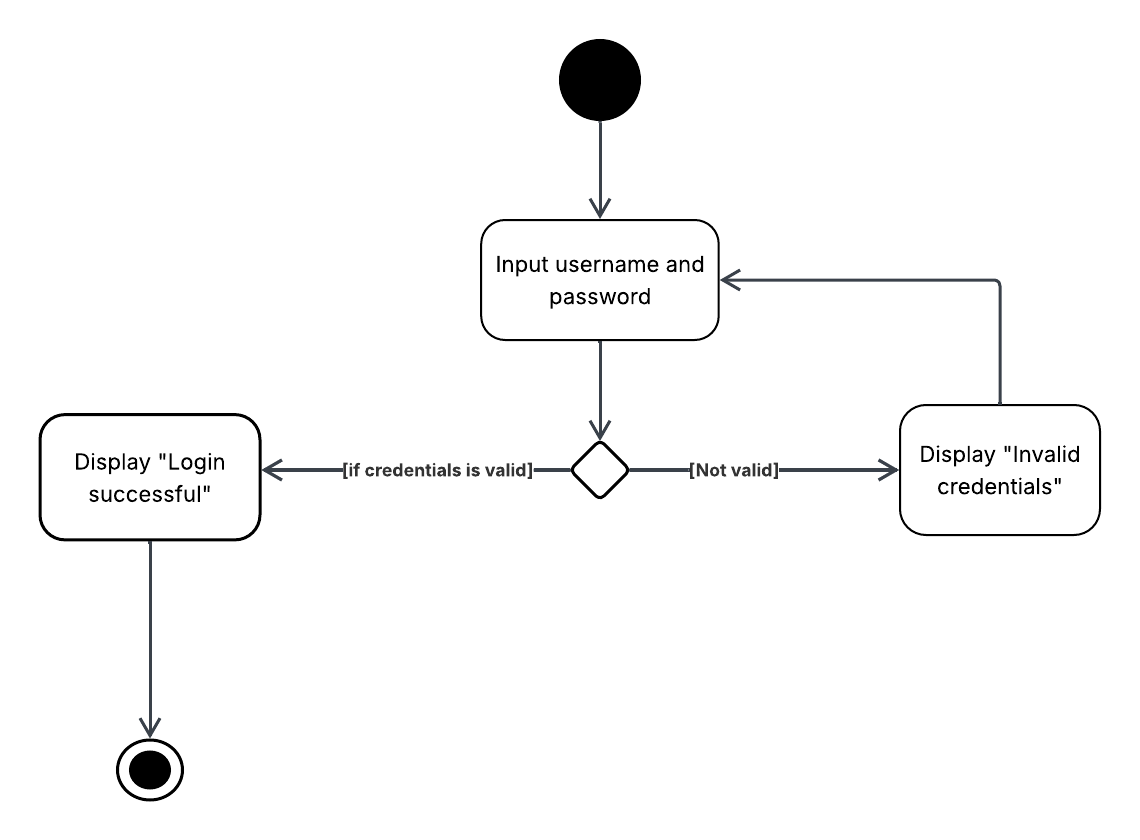
#> input picture images/login.png, 1140 x 840 px, found by its file name
$ python detect_arrowv2.py
#> lines starting #> are read from the running program, lines starting #| are printed output that depends on the picture; after the words box and inside, x2 and y2 are one past the last pixel; in counts of white or black regions, pixels touching at a corner belong together
import math
import cv2
import numpy as np
import matplotlib.pyplot as plt

def get_filter_arrow_image(threslold_image):
    blank_image = np.zeros_like(threslold_image)

    # dilate image to remove self-intersections error
    kernel_dilate = cv2.getStructuringElement(cv2.MORPH_RECT, (2, 2))
    threslold_image = cv2.dilate(threslold_image, kernel_dilate, iterations=1)

    contours, hierarchy = cv2.findContours(threslold_image, cv2.RETR_TREE, cv2.CHAIN_APPROX_SIMPLE)

    if hierarchy is not None:

        threshold_distnace = 1000

        for cnt in contours:
            hull = cv2.convexHull(cnt, returnPoints=False)
            defects = cv2.convexityDefects(cnt, hull)

            if defects is not None:
                for i in range(defects.shape[0]):
                    start_index, end_index, farthest_index, distance = defects[i, 0]

                    # you can add more filteration based on this start, end and far point
                    # start = tuple(cnt[start_index][0])
                    # end = tuple(cnt[end_index][0])
                    # far = tuple(cnt[farthest_index][0])

                    if distance > threshold_distnace:
                        cv2.drawContours(blank_image, [cnt], -1, 255, -1)

        return blank_image
    else:
        return None


def get_length(p1, p2):
    line_length = ((p1[0] - p2[0]) ** 2 + (p1[1] - p2[1]) ** 2) ** 0.5
    return line_length


def get_max_distace_point(cnt):
    max_distance = 0
    max_points = None
    for [[x1, y1]] in cnt:
        for [[x2, y2]] in cnt:
            distance = get_length((x1, y1), (x2, y2))

            if distance > max_distance:
                max_distance = distance
                max_points = [(x1, y1), (x2, y2)]

    return max_points


def angle_beween_points(a, b):
    arrow_slope = (a[0] - b[0]) / (a[1] - b[1])
    arrow_angle = math.degrees(math.atan(arrow_slope))
    return arrow_angle


def get_arrow_info(arrow_image):
    arrow_info_image = cv2.cvtColor(arrow_image.copy(), cv2.COLOR_GRAY2BGR)
    contours, hierarchy = cv2.findContours(arrow_image, cv2.RETR_EXTERNAL, cv2.CHAIN_APPROX_SIMPLE)
    arrow_info = []
    if hierarchy is not None:

        for cnt in contours:
            # draw single arrow on blank image
            blank_image = np.zeros_like(arrow_image)
            cv2.drawContours(blank_image, [cnt], -1, 255, -1)

            point1, point2 = get_max_distace_point(cnt)

            angle = angle_beween_points(point1, point2)
            lenght = get_length(point1, point2)

            cv2.line(arrow_info_image, point1, point2, (0, 255, 255), 1)

            cv2.circle(arrow_info_image, point1, 2, (255, 0, 0), 3)
            cv2.circle(arrow_info_image, point2, 2, (255, 0, 0), 3)

            cv2.putText(arrow_info_image, "angle : {0:0.2f}".format(angle),
                        point2, cv2.FONT_HERSHEY_PLAIN, 0.8, (0, 0, 255), 1)
            cv2.putText(arrow_info_image, "lenght : {0:0.2f}".format(lenght),
                        (point2[0], point2[1] + 20), cv2.FONT_HERSHEY_PLAIN, 0.8, (0, 0, 255), 1)

        return arrow_info_image, arrow_info
    else:
        return None, None


def plot_images(images, titles, cmap=None):
    """Plot multiple images using matplotlib"""
    num_images = len(images)
    fig, axes = plt.subplots(1, num_images, figsize=(15, 5))

    if num_images == 1:
        axes = [axes]

    for i, (image, title) in enumerate(zip(images, titles)):
        if cmap and len(image.shape) == 2:
            axes[i].imshow(image, cmap=cmap)
        else:
            # Convert BGR to RGB for proper color display
            if len(image.shape) == 3 and image.shape[2] == 3:
                image = cv2.cvtColor(image, cv2.COLOR_BGR2RGB)
            axes[i].imshow(image)
        axes[i].set_title(title)
        axes[i].axis('off')

    plt.tight_layout()
    plt.show()


if __name__ == "__main__":
    image = cv2.imread("./images/login.png")
#> image is the input picture: shape (840, 1140, 3); mean B, G, R 249.4, 249.4, 249.4

    # Convert to RGB for proper display in matplotlib
    image_rgb = cv2.cvtColor(image, cv2.COLOR_BGR2RGB)

    gray_image = cv2.cvtColor(image, cv2.COLOR_BGR2GRAY)
    _, thresh_image = cv2.threshold(gray_image, 100, 255, cv2.THRESH_BINARY_INV)
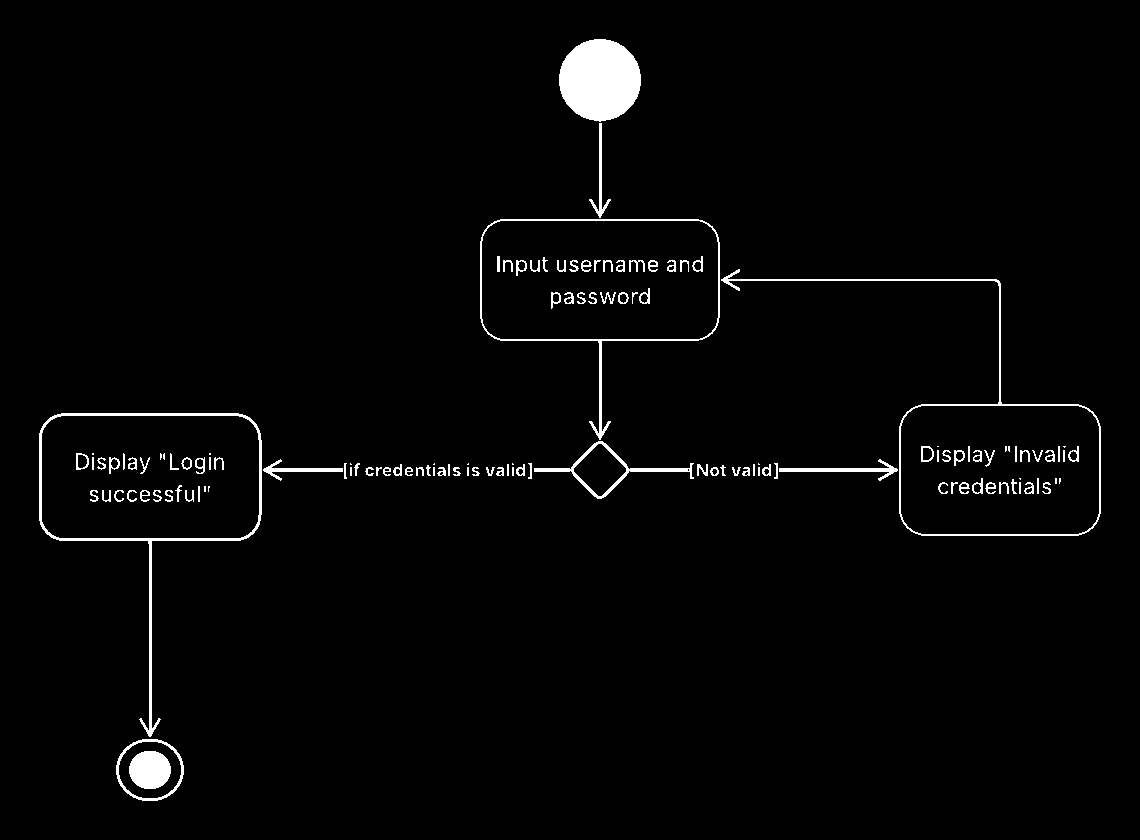
#> thresh_image: shape (840, 1140); 2.2% white; 130 white regions (23 under 20 px), largest, box (x1, y1, x2, y2) and area: (559, 39, 641, 122) 5278, (39, 413, 262, 737) 2616, (721, 269, 1101, 536) 2132

    arrow_image = get_filter_arrow_image(thresh_image)
#> in get_filter_arrow_image, `threslold_image = cv2.dilate(threslold_image, kernel_dilate, iteration..`: threslold_image: shape (840, 1140); 3% white; 118 white regions (12 under 20 px)
#> in get_filter_arrow_image, `contours, hierarchy = cv2.findContours(threslold_image, cv2.RETR_TREE,..`: contours = 160 contours, 43 with area under 20; largest, box (x1, y1, x2, y2) and area: (480, 39, 1102, 537) 65034, (39, 413, 348, 738) 29136, (482, 221, 719, 340) 27344, (42, 416, 260, 539) 25971, (901, 406, 1100, 535) 24774
#> the loop in get_filter_arrow_image, `for cnt in contours:` made 160 passes
#> hull on passes 8 to 10: [13, 12, 8, 6, 5, 1, 0], [14, 13, 11, 10, 9, 8, 7, 5, 4, 2, 0], [0, 1, 2, 3, 4, 5, 6, 7]
#> after the loop in get_filter_arrow_image, `for cnt in contours:`:
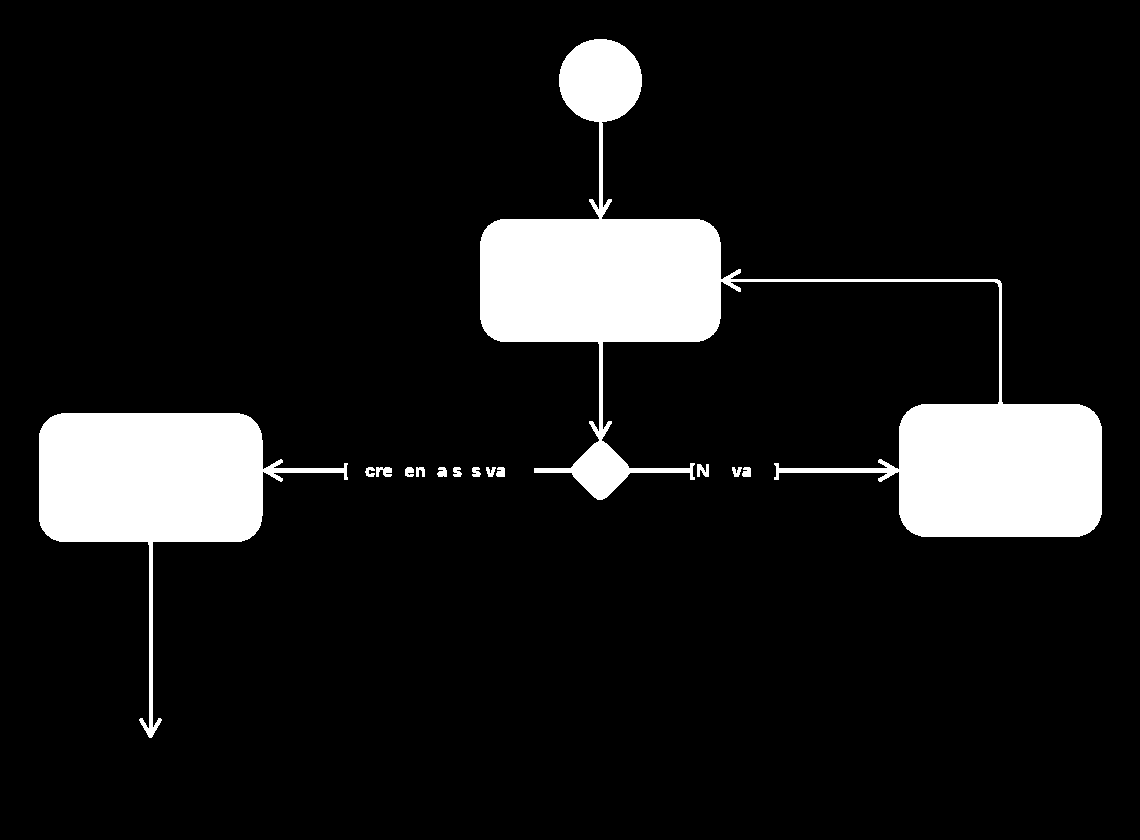
#> blank_image: shape (840, 1140); 10.2% white; 14 white regions, largest, box (x1, y1, x2, y2) and area: (480, 39, 1102, 537) 66774, (39, 413, 348, 738) 29789, (376, 467, 392, 477) 118

    if arrow_image is not None:
        arrow_info_image, arrow_info = get_arrow_info(arrow_image)
#> in get_arrow_info, `arrow_info_image = cv2.cvtColor(arrow_image.copy(), cv2.COLOR_GRAY2BGR)`: arrow_info_image: shape (840, 1140, 3); 10.2% white; 14 white regions
#> in get_arrow_info, `contours, hierarchy = cv2.findContours(arrow_image, cv2.RETR_EXTERNAL,..`: contours = 14 contours; largest, box (x1, y1, x2, y2) and area: (480, 39, 1102, 537) 65034, (39, 413, 348, 738) 29136, (376, 467, 392, 477) 84, (697, 464, 709, 477) 81, (437, 467, 447, 477) 60
#> the loop in get_arrow_info, `for cnt in contours:` made 14 passes
#> (point1, point2, arrow_slope in angle_beween_points, arrow_angle in angle_beween_points, angle, lenght) on pass 1: ((744, 467), (750, 476), 0.667, 33.69, 33.69, 10.82)
#> after the loop in get_arrow_info, `for cnt in contours:`:
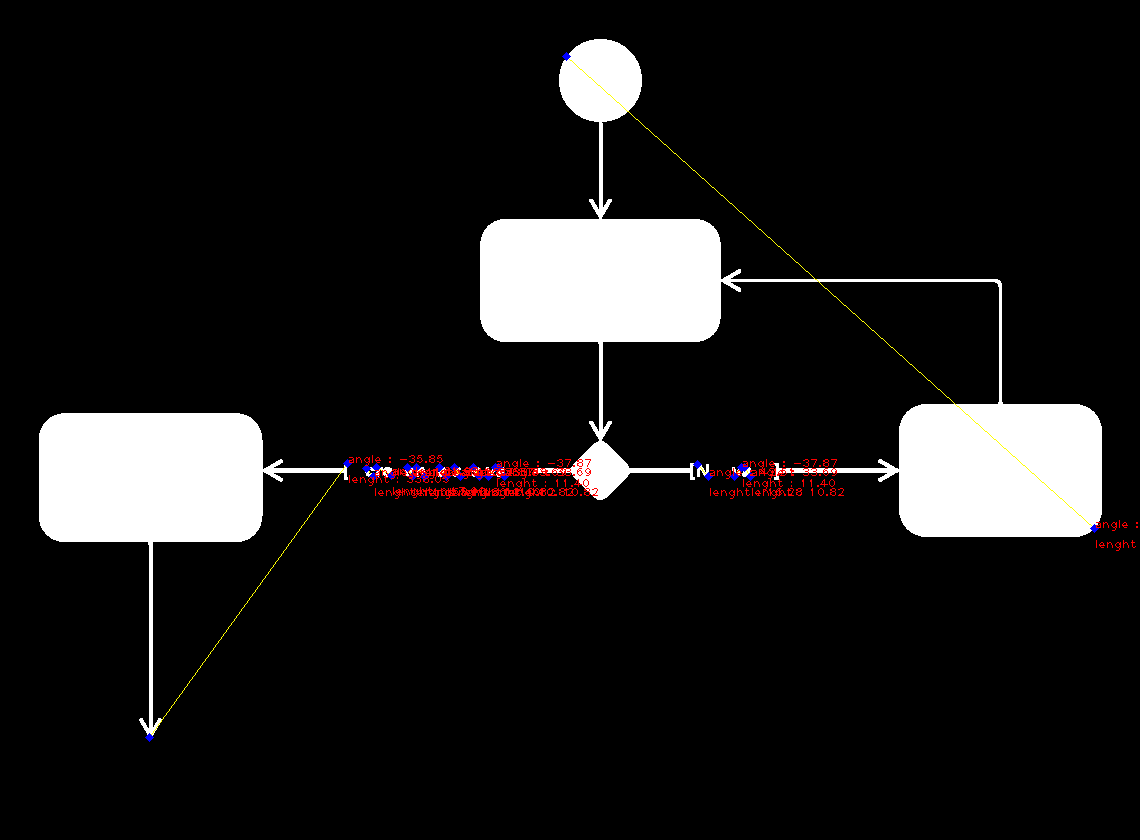
#> arrow_info_image: shape (840, 1140, 3); mean B, G, R 25.9, 25.9, 26.9
#> after the loop in get_arrow_info, `for cnt in contours:`:
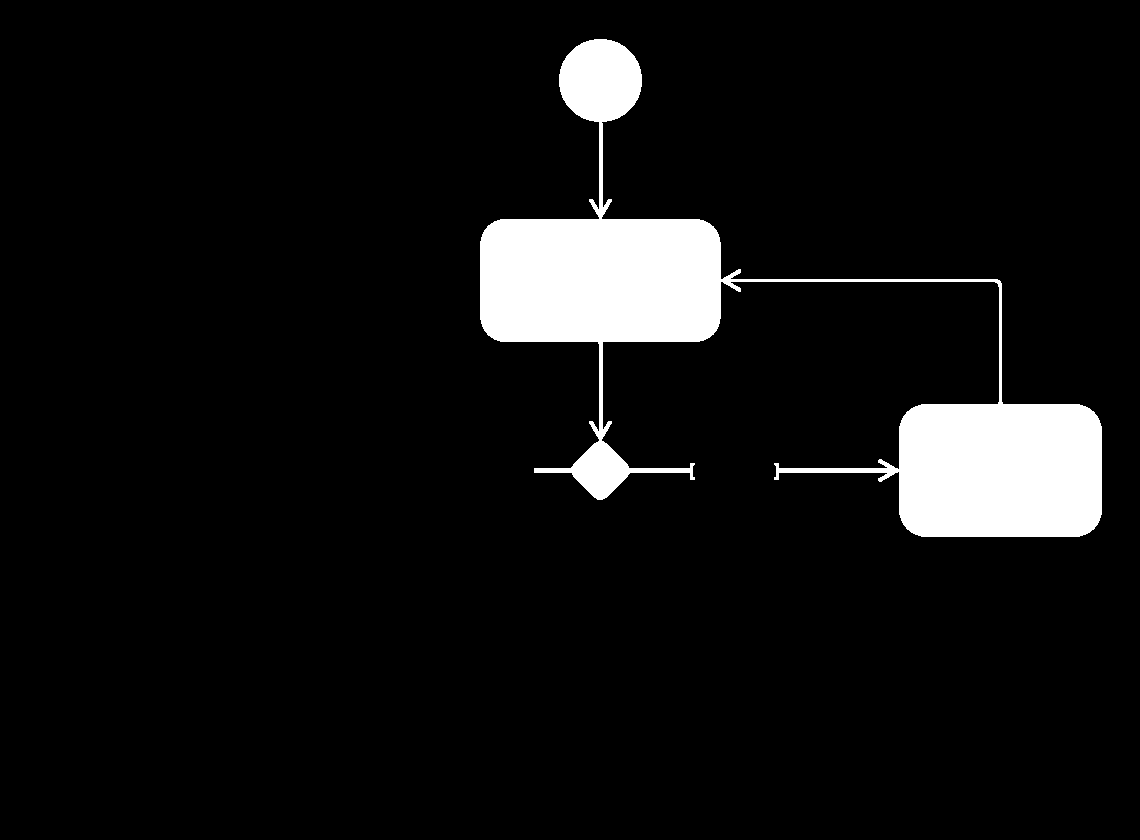
#> blank_image: shape (840, 1140); 7% white; 1 white region, box (x1, y1, x2, y2) and area: (480, 39, 1102, 537) 66774

        # Plot all images using matplotlib
        images_to_plot = [image_rgb, thresh_image, arrow_image]
        titles = ['Original Image', 'Threshold Image', 'Arrow Image']

        if arrow_info_image is not None:
            # Convert BGR to RGB for proper display
            arrow_info_image_rgb = cv2.cvtColor(arrow_info_image, cv2.COLOR_BGR2RGB)
            images_to_plot.append(arrow_info_image_rgb)
            titles.append('Arrow Info Image')

        plot_images(images_to_plot, titles, cmap='gray')
#> the loop in plot_images, `for i, (image, title) in enumerate(zip(images, titles)):` made 4 passes

        # Save images if needed
        cv2.imwrite("arrow_image.png", arrow_image)
        if arrow_info_image is not None:
            cv2.imwrite("arrow_info_image.png", arrow_info_image)

$ run again, with images/act2.png copied over images/login.png
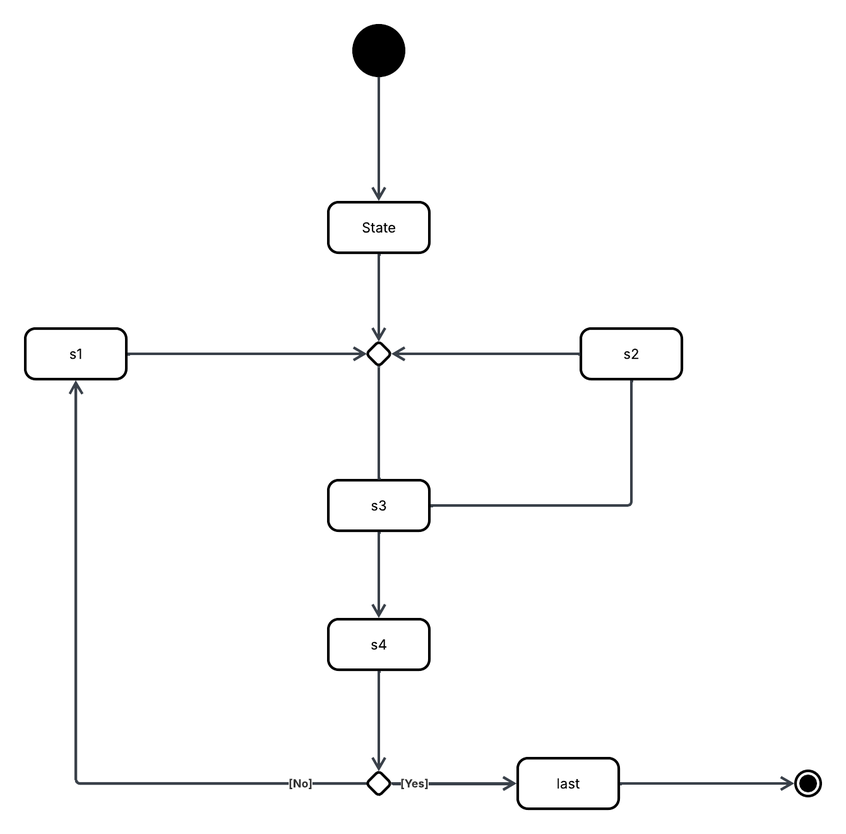
#> input picture images/act2.png, 846 x 834 px, shrunk from 1340 x 1320 before the run, found by its file name
#> image is the input picture: shape (834, 846, 3); mean B, G, R 250.4, 250.3, 250.3
#> thresh_image: shape (834, 846); 1.7% white; 35 white regions (17 under 20 px), largest, box (x1, y1, x2, y2) and area: (24, 327, 683, 785) 5275, (352, 24, 405, 200) 2488, (429, 757, 793, 810) 1115
#> threslold_image: shape (834, 846); 2.4% white; 25 white regions
#> in get_filter_arrow_image, `contours, hierarchy = cv2.findContours(threslold_image, cv2.RETR_TREE,..`: contours = 50 contours, 21 with area under 20; largest, box (x1, y1, x2, y2) and area: (24, 24, 684, 797) 34106, (429, 757, 823, 811) 6533, (519, 759, 619, 809) 4747, (330, 620, 429, 670) 4717, (330, 481, 429, 531) 4717
#> the loop in get_filter_arrow_image, `for cnt in contours:` made 50 passes
#> hull on passes 2, 3, 5, 13, 15, 16, 19: [11, 9, 8, 6, 5, 3, 2, 0], [0, 1, 2, 3, 4, 5], [30, 27, 19, 10, 6, 5, 0], [1, 2, 4, 5, 7, 9, 10, 12, 14, 15, 16, 34, 35, 36, 38, 39], [18, 17, 13, 11, 10, 8, 1, 0], [0, 1, 2, 3, 4, 5], [0, 1, 2, 3, 4, 5]
#> after the loop in get_filter_arrow_image, `for cnt in contours:`:
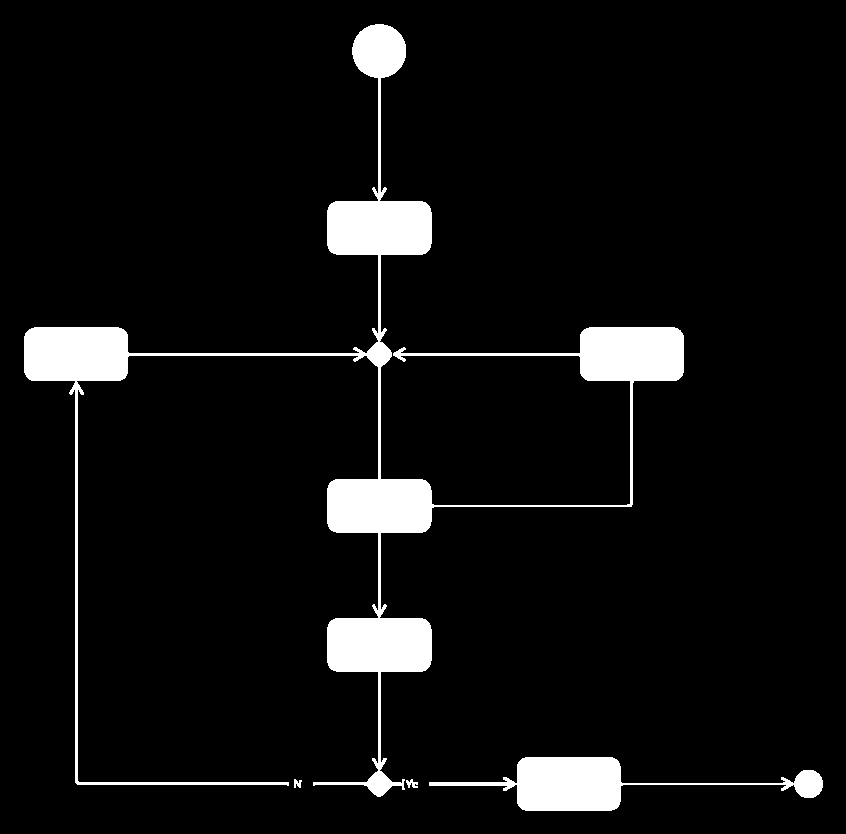
#> blank_image: shape (834, 846); 6.2% white; 4 white regions, box (x1, y1, x2, y2) and area: (24, 24, 684, 797) 36960, (429, 757, 823, 811) 6997, (406, 779, 418, 788) 64, (294, 779, 302, 788) 49
#> in get_arrow_info, `contours, hierarchy = cv2.findContours(arrow_image, cv2.RETR_EXTERNAL,..`: contours = 4 contours; box (x1, y1, x2, y2) and area: (24, 24, 684, 797) 34106, (429, 757, 823, 811) 6533, (406, 779, 418, 788) 40, (294, 779, 302, 788) 30
#> the loop in get_arrow_info, `for cnt in contours:` made 4 passes
#> after the loop in get_arrow_info, `for cnt in contours:`:
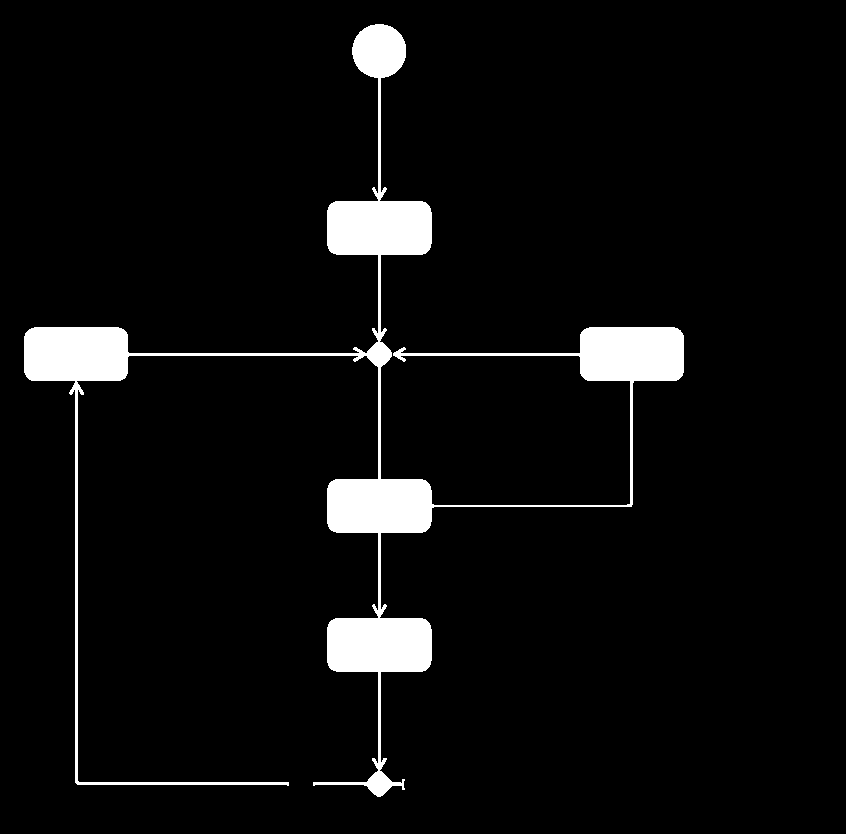
#> blank_image: shape (834, 846); 5.2% white; 1 white region, box (x1, y1, x2, y2) and area: (24, 24, 684, 797) 36960
#> the loop in plot_images, `for i, (image, title) in enumerate(zip(images, titles)):` made 4 passes
